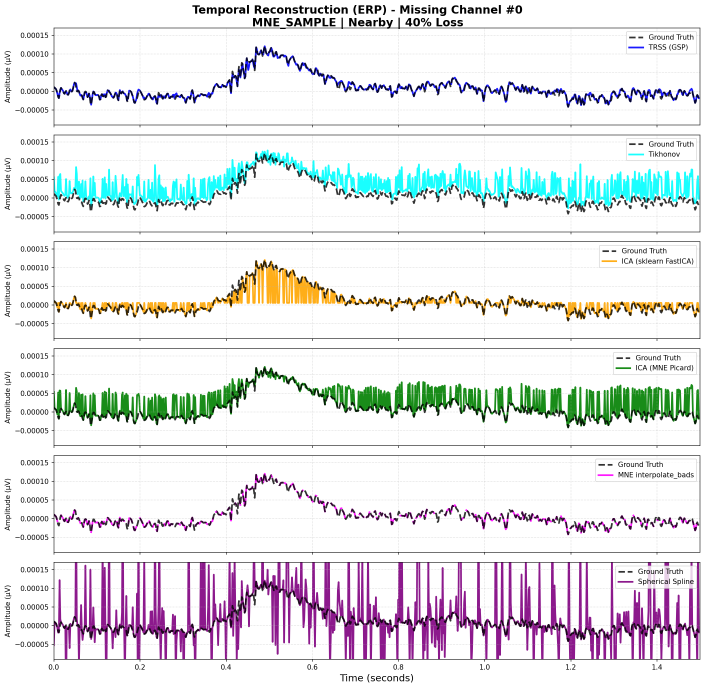
#> input picture Thesis-Copilot-Toolkit/hermes/tesis_magister_gsp_eeg_v2/figures/res_opt_final__erp_timeseries_mne_sample_nearby_0.4.png, 2115 x 2064 px, found by its file name (shown at 1/3 size)
$ python cleanup_qualitative_figures.py
#> lines starting #> are read from the running program, lines starting #| are printed output that depends on the picture
#!/usr/bin/env python3
"""Create legible qualitative figure derivatives from existing raster result images.

The original time-series figure contains six vertically stacked methods and is too
dense for the thesis body. This script crops the most informative panels
(TRSS, MNE, and the challenging spline baseline) and enlarges them without
altering the plotted data. The PSD figure is also cropped to remove an overly
long title and given a concise Spanish header.
"""
from pathlib import Path
from PIL import Image, ImageDraw, ImageFont

ROOT = Path(__file__).resolve().parents[1]
FIG = ROOT / "figures"

font_big = ImageFont.load_default(size=36)
font_med = ImageFont.load_default(size=26)


def add_header(img: Image.Image, title: str, subtitle: str = "") -> Image.Image:
    pad = 70 if subtitle else 48
    out = Image.new("RGB", (img.width, img.height + pad), "white")
    out.paste(img, (0, pad))
    d = ImageDraw.Draw(out)
    d.text((22, 12), title, fill=(0, 0, 0), font=font_big)
    if subtitle:
        d.text((22, 45), subtitle, fill=(80, 80, 80), font=font_med)
    return out


def clean_timeseries():
    src = FIG / "res_opt_final__erp_timeseries_mne_sample_nearby_0.4.png"
    img = Image.open(src).convert("RGB")
    w, h = img.size
#> w = 2115; h = 2064
    # Manual crops based on the source layout: title + six equal vertical panels.
    top = 170
    panel_h = 285
    gap = 22
    # Keep full horizontal plot area and crop selected method panels.
    panels = [
        ("TRSS (GSP)", 0),
        ("MNE interpolate_bads", 4),
    ]
    crops = []
    for label, idx in panels:
        y0 = top + idx * (panel_h + gap)
        y1 = min(y0 + panel_h, h)
        crop = img.crop((60, max(0, y0-10), w-25, min(h, y1+12)))
        # Add a clear method label outside the data region.
        label_band = Image.new("RGB", (crop.width, 42), "white")
        d = ImageDraw.Draw(label_band)
        d.text((10, 8), label, fill=(0,0,0), font=font_med)
        combined = Image.new("RGB", (crop.width, crop.height + label_band.height), "white")
        combined.paste(label_band, (0,0))
        combined.paste(crop, (0,label_band.height))
        crops.append(combined)
#> this loop made 2 passes
#> pass 1, in clean_timeseries, `crop = img.crop((60, max(0, y0-10), w-25, min(h, y1+12)))`:
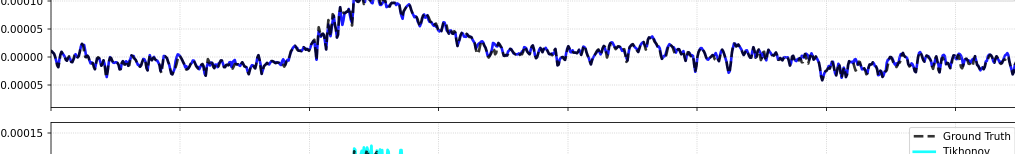
#> crop: PIL image 2030x307 RGB (shown at 1/2 size); mean R, G, B 239.3, 239.6, 244.2
#> after the loop:
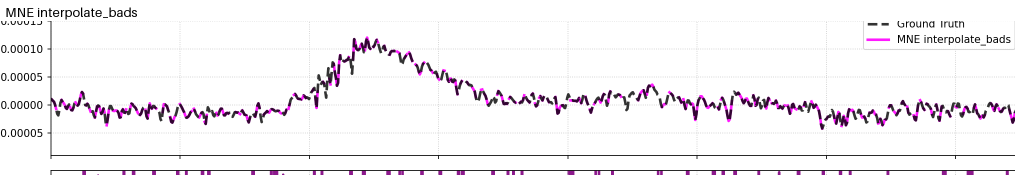
#> combined: PIL image 2030x349 RGB (shown at 1/2 size); mean R, G, B 244.2, 241.4, 244.2
#> after the loop:
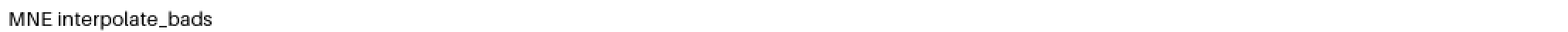
#> label_band: PIL image 2030x42 RGB (shown at 1/2 size); min 0, max 255, mean 250.5
#> after the loop, crops = 2 items
    width = max(c.width for c in crops)
#> width = 2030
    total_h = sum(c.height for c in crops) + 18 * (len(crops)-1)
#> total_h = 716
    body = Image.new("RGB", (width, total_h), "white")
#> body: PIL image 2030x716 RGB; every value is 255
    y = 0
    for c in crops:
        body.paste(c, ((width-c.width)//2, y))
        y += c.height + 18
#> this loop made 2 passes
#> y on passes 1 to 2: 367, 734
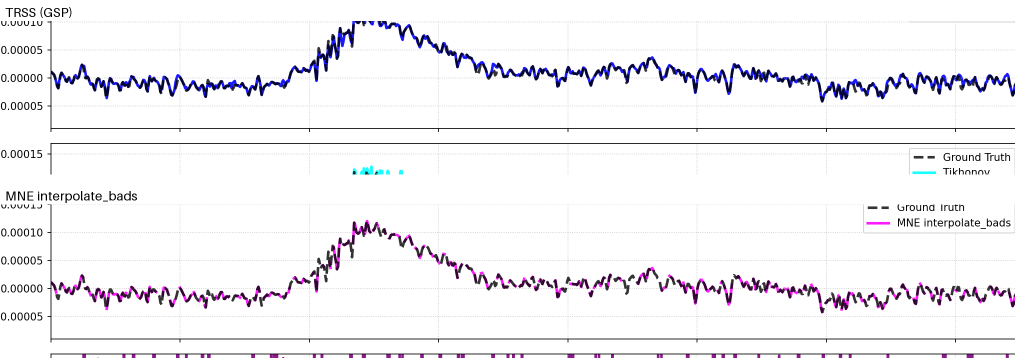
#> body: PIL image 2030x716 RGB (shown at 1/2 size); mean R, G, B 242.9, 241.6, 245
#> after the loop, y = 734
    body = add_header(body, "Reconstrucción temporal: comparación cualitativa", "MNE Sample, pérdida cercana 40%; comparación ampliada de dos métodos principales")
#> in add_header, `out = Image.new("RGB", (img.width, img.height + pad), "white")`: out: PIL image 2030x786 RGB; every value is 255
#> body: PIL image 2030x786 RGB
    # Downscale slightly to keep file size reasonable while preserving legibility.
    max_w = 1700
    if body.width > max_w:
        scale = max_w / body.width
#> scale = 0.837
        body = body.resize((max_w, int(body.height*scale)), Image.Resampling.LANCZOS)
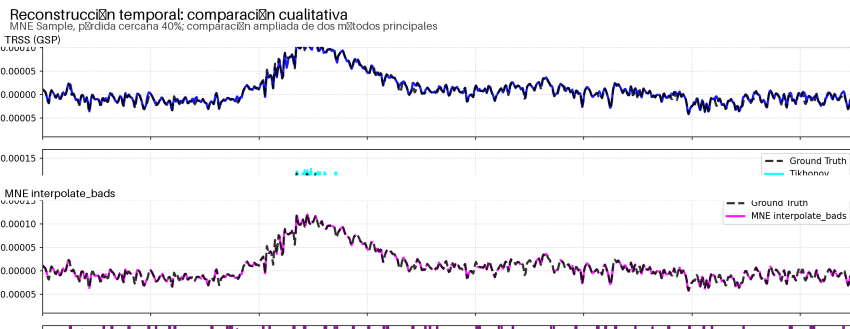
#> body: PIL image 1700x658 RGB (shown at 1/2 size); mean R, G, B 242, 240.8, 243.9
    body.save(FIG / "res_opt_final__erp_timeseries_mne_sample_nearby_0.4_clean.png", dpi=(220,220))


def clean_psd():
    src = FIG / "res_opt_final__best_psd_comparison.png"
    img = Image.open(src).convert("RGB")
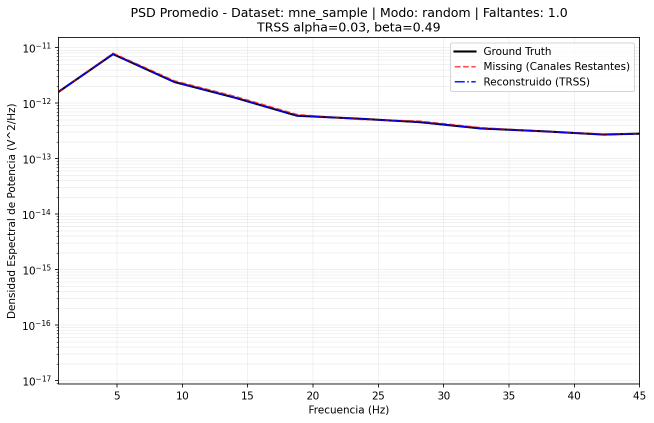
#> input picture Thesis-Copilot-Toolkit/hermes/tesis_magister_gsp_eeg_hermes/figures/res_opt_final__best_psd_comparison.png, 1307 x 846 px, found by its file name (shown at 1/2 size)
#> img: PIL image 1307x846 RGB
    # Preserve the original plot (it carries the actual PSD rendering), but add
    # explicit white margins so title, legend and tick labels never appear cut
    # in the thesis PDF or in contact-sheet QA. Avoid adding new accented text
    # with PIL's default bitmap font, which can render UTF-8 characters poorly.
    margin_l, margin_r, margin_t, margin_b = 42, 52, 38, 44
    out = Image.new("RGB", (img.width + margin_l + margin_r, img.height + margin_t + margin_b), "white")
#> out: PIL image 1401x928 RGB; every value is 255
    out.paste(img, (margin_l, margin_t))
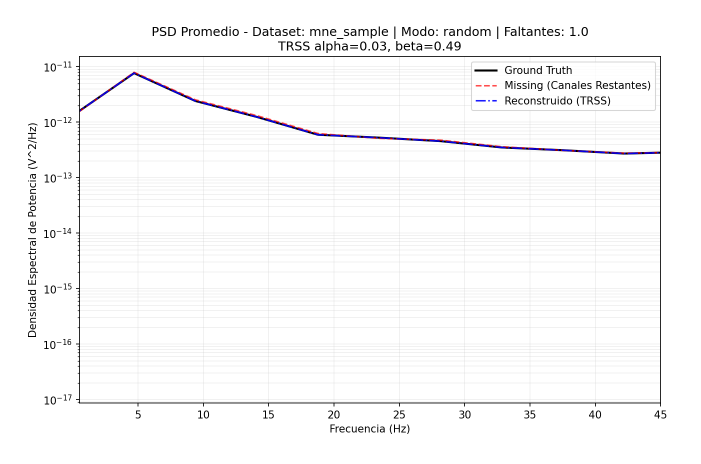
#> out: PIL image 1401x928 RGB (shown at 1/2 size); mean R, G, B 248.6, 248.4, 248.9
    out.save(FIG / "res_opt_final__best_psd_comparison_clean.png", dpi=(220,220))


if __name__ == "__main__":
    clean_timeseries()
    clean_psd()
    print("saved cleaned qualitative PNG figures")
